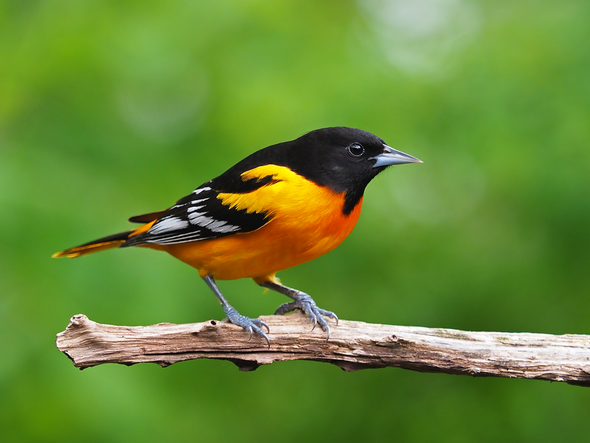
#> input picture Lab1/lab1.1/bird.jpg, 590 x 443 px
$ jupyter execute Lab1_4.ipynb   (shell and % lines are left out)
#> lines starting #> are read from the running program, lines starting #| are printed output that depends on the picture
[cell 1]
import cv2
import numpy as np
import matplotlib.pyplot as plt
from mpl_toolkits.mplot3d import Axes3D
#Lab1.1 (1.1.4)

#convertRGB to Gray
img_bgr = cv2.imread('bird.jpg')
#> img_bgr is the input picture: shape (443, 590, 3); mean B, G, R 53, 137.3, 102.9
img_gray = cv2.cvtColor(img_bgr, cv2.COLOR_BGR2GRAY)
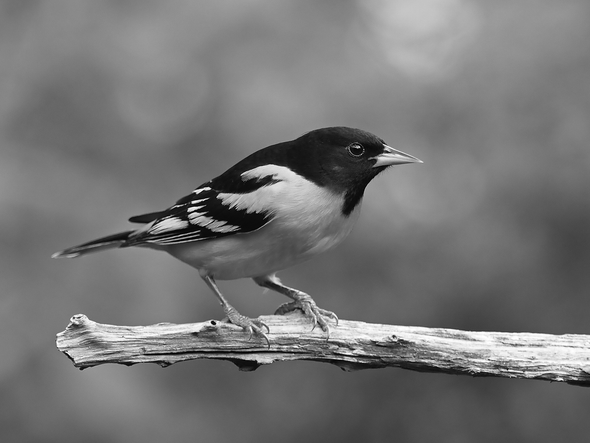
#> img_gray: shape (443, 590); min 0, max 255, mean 117.4

#ReduceDimension
resize_img_gray = cv2.resize(img_gray,(200,200))
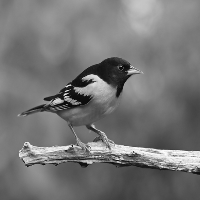
#> resize_img_gray: shape (200, 200); min 1, max 255, mean 117.3

#meshgrid
x,y = np.mgrid[0:200,0:200]

fig3d = plt.figure()
ax = fig3d.add_subplot(projection='3d')
ax.plot_surface(x,y,resize_img_gray,rstride=1,cstride=1,linewidth=0,cmap='gray')
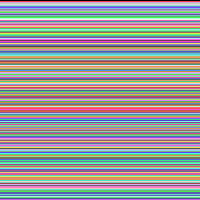
#> x: shape (200, 200) int64; 200 distinct labels, from 0 to 199; one colour per label, 0 black
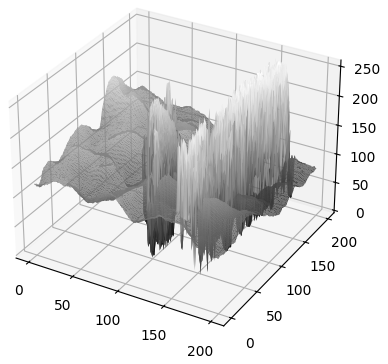
#> figure drawn by matplotlib, 1 panel

$ run again, with Lab1/lab1.1/cat.jpg copied over Lab1/lab1.1/bird.jpg
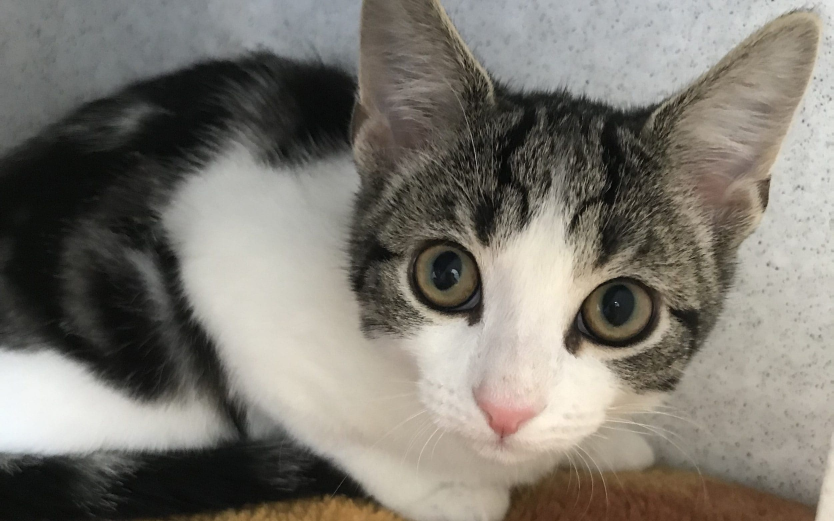
#> input picture Lab1/lab1.1/cat.jpg, 2500 x 1563 px (shown at 1/3 size)
#> img_bgr is the input picture: shape (1563, 2500, 3); mean B, G, R 112.1, 120.2, 124.3
#> `resize_img_gray = cv2.resize(img_gray,(200,200))`:
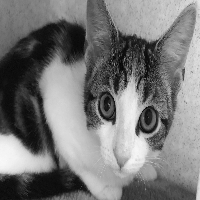
#> resize_img_gray: shape (200, 200); min 4, max 249, mean 120.3
#> x: shape (200, 200) int64; 200 distinct labels, from 0 to 199
#> `[cell 1] import cv2 import numpy as np import matplotlib.pyplot as plt..`:
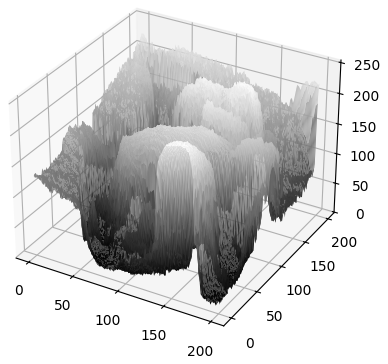
#> figure drawn by matplotlib, 1 panel

$ run again, with Lab1/lab1.1/catEiei.jpg copied over Lab1/lab1.1/bird.jpg
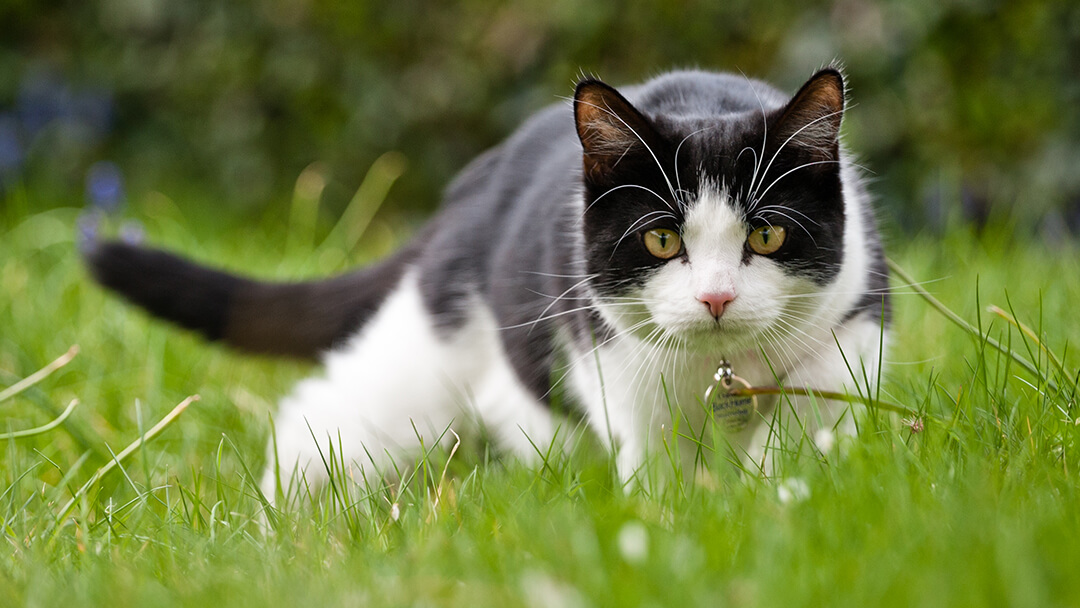
#> input picture Lab1/lab1.1/catEiei.jpg, 1080 x 608 px
#> img_bgr is the input picture: shape (608, 1080, 3); mean B, G, R 68, 123.7, 111.4
#> `resize_img_gray = cv2.resize(img_gray,(200,200))`:
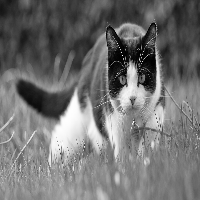
#> resize_img_gray: shape (200, 200); min 1, max 255, mean 113.6
#> x: shape (200, 200) int64; 200 distinct labels, from 0 to 199
#> `[cell 1] import cv2 import numpy as np import matplotlib.pyplot as plt..`:
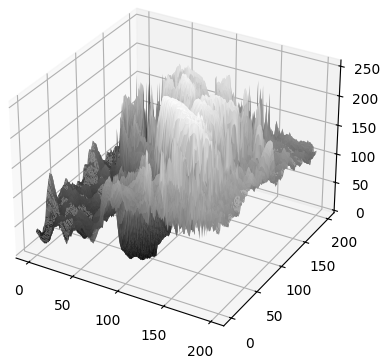
#> figure drawn by matplotlib, 1 panel
